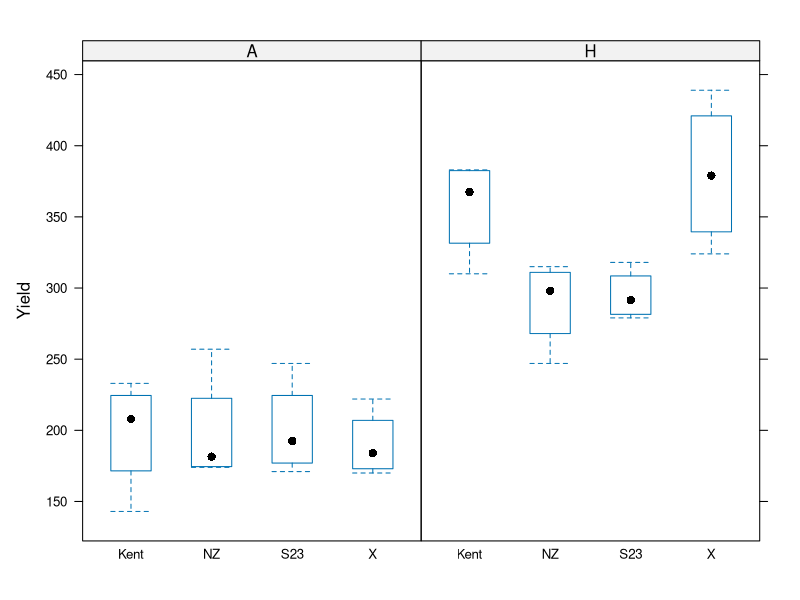
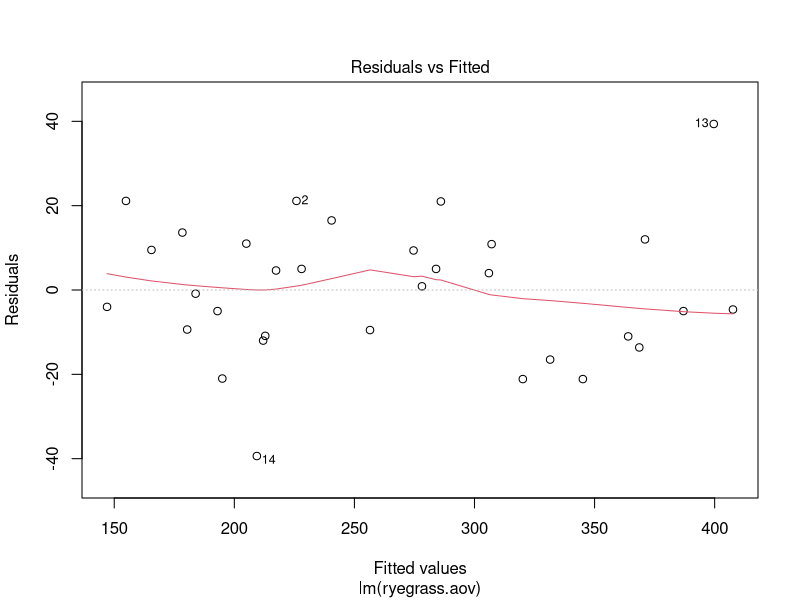
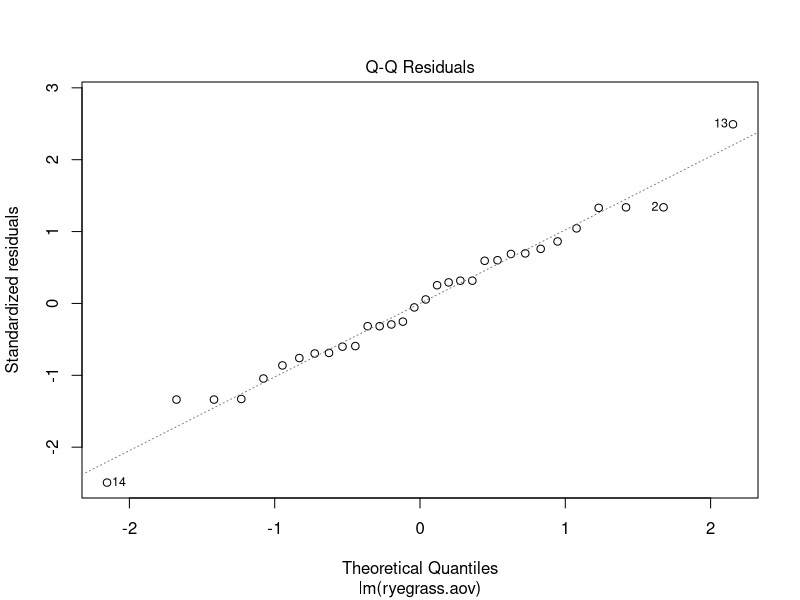

The R source for these figures, in order: (Note: this script raises an error after producing the figures.)
## ---- chunk 1
library(lattice)
## ---- chunk 2
ryegrass <- read.csv("data/Perennial ryegrass.csv")
ryegrass$Block <- as.factor(ryegrass$Block)
str(ryegrass)
## ---- chunk 3
bwplot(Yield ~ Strain | Manuring, data=ryegrass)
ryegrass.aov <- aov(Yield ~ Strain * Manuring + Error(Block/Strain), 
                    data = ryegrass)
ryegrass.aov1 <- aov(Yield ~ Strain * Manuring + Error(Block/Strain/Manuring), 
                    data = ryegrass)
ryegrass.aov
ryegrass.aov1
## ---- chunk 4
plot(lm(ryegrass.aov), which = 1)
plot(lm(ryegrass.aov), which = 2)
## ---- chunk 5
summary(ryegrass.aov)
## ---- chunk 6
library(emmeans)

emmeans(ryegrass.aov, c("Strain", "Manuring"))
emmeans(ryegrass.aov, pairwise ~ Strain| Manuring)
## ---- chunk 7
ryegrass.aovf <- aov(Yield ~ Strain * Manuring + Block/Strain, data = ryegrass)
summary(ryegrass.aov)
summary(ryegrass.aovf)
## ---- chunk 8
frogPop <- read.csv("data/frog_population_data.csv")
frogPop$Wetland <- as.factor(frogPop$Wetland)
frogPop$Time <- as.factor(frogPop$Time)
str(frogPop)
## ---- chunk 9
bwplot(PopulationSize ~ Time | Habitat, data=frogPop)
frogPop.aov <- aov(PopulationSize ~ Habitat * Time + Error(Wetland/Habitat), 
                    data = frogPop)
frogPop.aov
## ---- chunk 10
